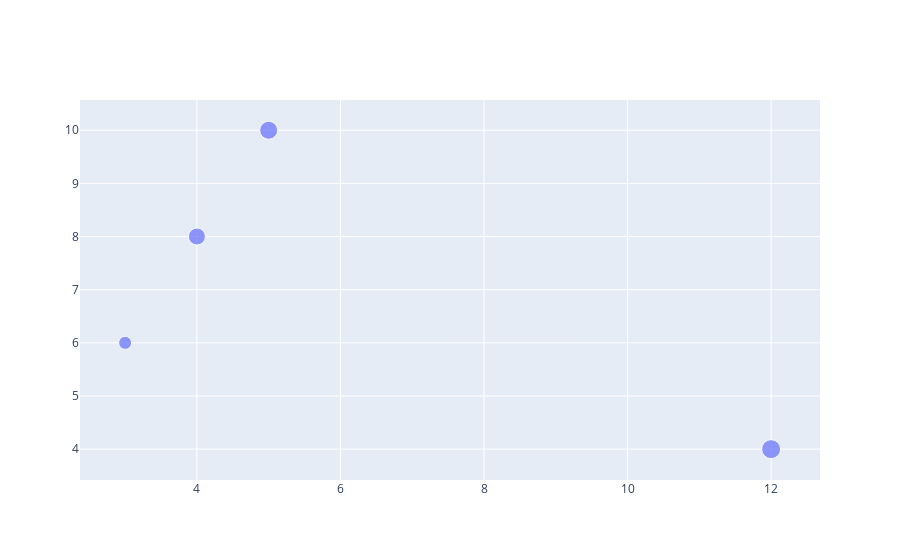

The notebook cell this image was saved under:
### Code cell
# increase size of bubbles

fig = go.Figure(go.Scatter(x=x, y=y, mode="markers", marker_size=[19, 13, 17, 18]))
fig.show()

### Figure 1 — Plotly figure (JSON) as saved in the notebook; plotly's stock layout.template omitted (floating-point values rounded to 4 significant figures)
{"data": [{"marker": {"size": [19, 13, 17, 18]}, "mode": "markers", "type": "scatter", "x": [12, 3, 4, 5], "y": [4, 6, 8, 10]}], "layout": {}}
